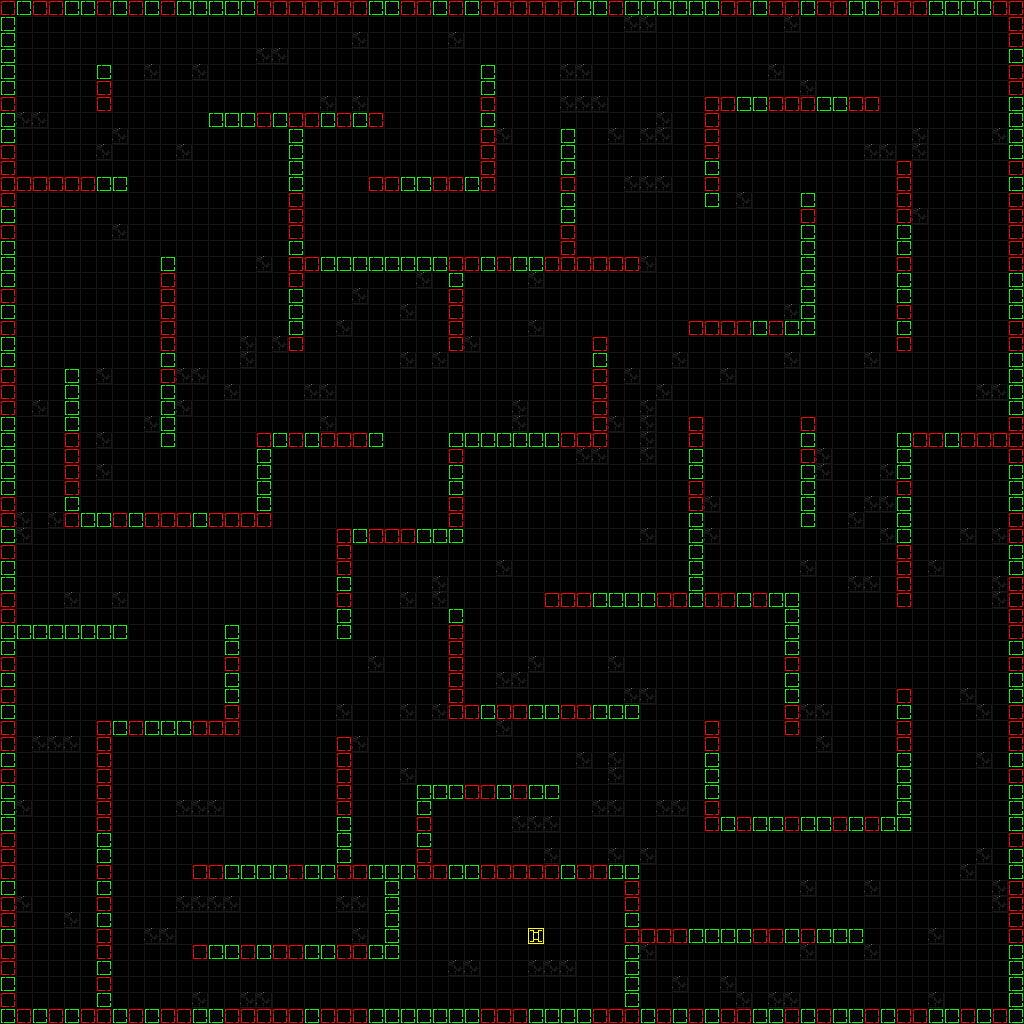

A level layout from a 2D game, rendered from its tile map. Below: a short description, then the map file with tile-grid data replaced by summaries:
An orthogonal 64x64 tile map with 16x16 px tiles, 3 tile layers (Tile Layer 1, Tile Layer 2, Tile Layer 3).

<map version="1.0" orientation="orthogonal" width="64" height="64" tilewidth="16" tileheight="16">
 <tileset firstgid="1" name="tiles" tilewidth="16" tileheight="16">
  <image source="maps/tiles.png" trans="ff00ff" width="80" height="16" />
 </tileset>
 <layer name="Tile Layer 1" width="64" height="64">
  <data>[4096 cells, 4096 non-empty, 5 distinct tile ids]</data>
 </layer>
 <layer name="Tile Layer 2" width="64" height="64">
  <data>[4096 cells, 1 non-empty, 1 distinct tile ids]</data>
 </layer>
 <layer name="Tile Layer 3" width="64" height="64">
  <data>[4096 cells, 0 non-empty, 0 distinct tile ids]</data>
 </layer>
</map>